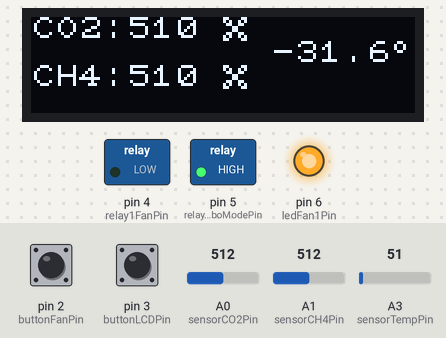
The program below on a simulated Arduino Uno, built with avr-gcc and run on an emulated ATmega328P. On the bench: 128×32 one-colour display, switched loads named in the program (green lamp = pin HIGH), output pins drawn as LEDs (lit = HIGH). Inputs (shaded band) come from the test bench; at power-on: pin 2 (buttonFanPin) LOW, pin 3 (buttonLCDPin) LOW, A0 (sensorCO2Pin) = 512, A1 (sensorCH4Pin) = 512, A3 (sensorTempPin) = 51.

Above: at 4.6 s.
4.7 s: pin 2 (buttonFanPin) pulled HIGH for 0.15 s
At 5.6 s:
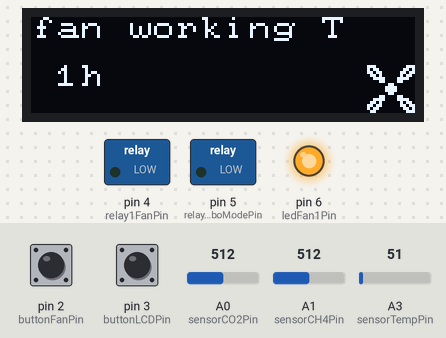
7.8 s: pin 3 (buttonLCDPin) pulled HIGH for 0.15 s
At 8.7 s:
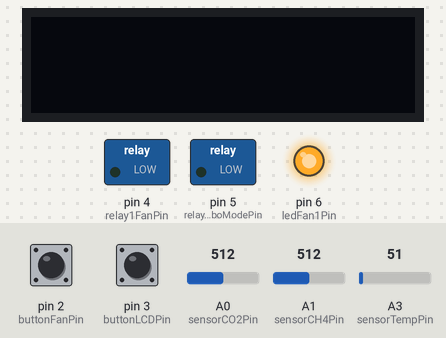
9.4 s: pin 3 (buttonLCDPin) pulled HIGH for 1 s
At 10.6 s:
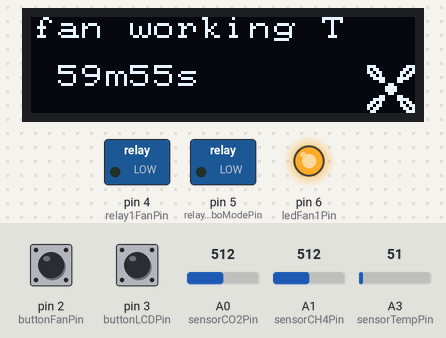
11.9 s: pin 2 (buttonFanPin) pulled HIGH for 1 s
At 12.13 s:
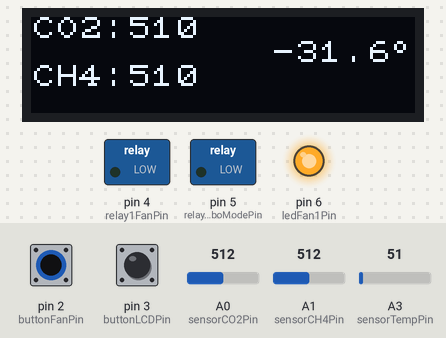
14.4 s: pin 3 (buttonLCDPin) pulled HIGH for 3.2 s
At 15.4 s:
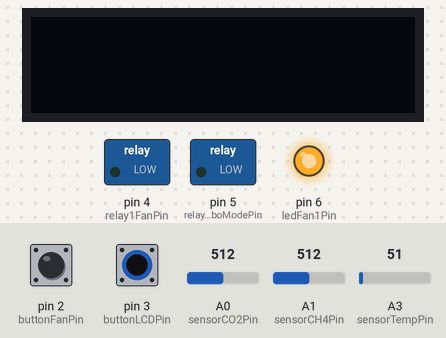
Timing chart, 0 to 17.4 s (numbered marks = the images above; inputs shaded):
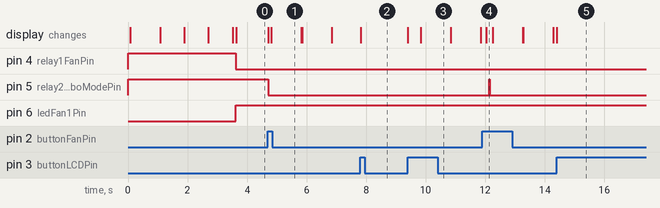

Measured:
- after the input at 4.7 s, pin 5 (relay2TurboModePin): HIGH → LOW at once; the display: first changes at once (image 1 shows a later state)
- after the input at 7.8 s, the display: changes at once (image 2)
- after the input at 9.4 s, the display: first changes at once (image 3 shows a later state)
- after the input at 11.9 s, pin 5 (relay2TurboModePin): LOW → HIGH after 0.23 s, → LOW 0.01 s later; the display: changes after 0.13 s (image 4)
- after the input at 14.4 s, the display: changes at once (image 5)

The program:

main.cpp
```cpp
#include <Arduino.h>
#include <U8x8lib.h>
#include "../lib/icons/Icons.h"
#include "../lib/SteinhartHartEquation/SteinhartHartEquation.h"

//User variables:
const int loopEvery = 2000;                                                         //<-- set time to read the value every (in miliseconds)
const int gasValueCO2 = 120;                                                       // <-- set this when to clear the air
const int gasValueCH4 = 340;                                                       // <-- set this when to clear the air
const unsigned long int fanManualWorkTime = (unsigned long int)1000 * 60 * 60;    // set manual fan working time
const unsigned long int fanTurboModeWorkTime = (unsigned long int)1000 * 60 * 35;  // set fan on turbo mode working time, should be less tan fanManualWorkTime!
                                                                                   // ex.: fanManualWorkTime=60min & fanTurboModeWorkTime=45min, then the fan will work 15mins in turbo mode,the it'll switch to low speed
const unsigned long int fanAutomaticWorkTime = (unsigned long int)1000 * 60 * 30; // set automatic fan working time
const unsigned long debounceIgnore = 150;                                          // If button press come faster than 50ms ("this variable"), assume it's a bounce and ignore

//machines variables:
const int sensorCO2Pin = A0;
const int sensorCH4Pin = A1;
const int sensorTempPin = A3;
float sensorTempVin = 5;                //Volts (Voltage of the microcontoroller)
float sensorTempLoadResistance = 10000; //Ohms
const int relay1FanPin = 4;
const int relay2TurboModePin = 5;
const int ledFan1Pin = 6;
const int buttonLCDPin = 3;
const int buttonFanPin = 2;
const byte ON = LOW;
const byte OFF = HIGH;
///calculation variables:
int sensorCO2Read;
int sensorCH4Read;
float sensorTempRead;
float sensorTempValue;
String previouseSensorCO2Value;
String previouseSensorCH4Value;
String previouseSensorTempValue;
uint8_t rowCO2 = 0;
uint8_t rowCH4 = 2;
uint8_t rowTemp = 1;
const int column = 8;
//state variables:
volatile byte LCDState = HIGH;
volatile byte fanState = LOW;
// time calculation variables:
unsigned long int currentMillis = 0;
unsigned long int loopEveryPreviouseMillis = 0;
unsigned long int delayByMillisPreviouse = 0;
//LCD declaration section
U8X8_SSD1306_128X32_UNIVISION_SW_I2C u8x8(/* clock=A5*/ 19, /* data=A4*/ 18);

//**initialize to count the Steinhart–Hart equations coefficients:
//** values taken from "NTC Thermistors - Murata" datasheet page:15,
//** for a NTC MF52-series 103-type 10kOhm Thermistor (Proteus device code: NCP21XV103)
SteinhartHartEquation sensorTemp(/*T1*/ 5, /*R1*/ 25194, /*T2*/ 25, /*R2*/ 10000, /*T3*/ 45, /*R3*/ 4401);

//function declaration section
void debounce(void (*)(), unsigned long debounceIgnore);
void readButtons();
void toggleStateLCD();
void toggleStateFan();
void handleFan();
void turnOnOffLCD();
bool isLoopTime();
bool isDelayTime(unsigned long int delayByMillis);
void printValuesOnLCD();
void clearValuesOnLCD();
String getHoursMinsSecs(int seconds);
void showWhoTrigerredFan(bool printIt);
float getResistance(float ADCread, float Vin, float R_load);

void setup()
{
  pinMode(sensorCO2Pin, INPUT);
  pinMode(sensorCH4Pin, INPUT);
  pinMode(sensorTempPin, INPUT);
  pinMode(relay1FanPin, OUTPUT);
  pinMode(relay2TurboModePin, OUTPUT);
  pinMode(ledFan1Pin, OUTPUT);
  //momentary buttons
  pinMode(buttonLCDPin, INPUT);
  pinMode(buttonFanPin, INPUT);
  //set initial output pins state
  digitalWrite(relay1FanPin, OFF);
  digitalWrite(relay2TurboModePin, OFF);
  digitalWrite(ledFan1Pin, LOW);
  // set up the LCD:
  u8x8.begin();
  u8x8.setPowerSave(0);
  // Print a welcome message on the LCD.
  u8x8.setFont(u8x8_font_pxplusibmcgathin_f);
  u8x8.print("Studios 83");
  u8x8.drawTile(1, 2, 1, Icons::house);
  delay(1000);
  for (uint8_t i = 10; i < 13; i++)
  {
    u8x8.setCursor(i, 0);
    u8x8.print(".");
    delay(800);
  }
}

void loop()
{
  currentMillis = millis();
  if (currentMillis < loopEvery + 2027)
  {                                        // this code line is just to display that the machine works when it stats for the first time
    u8x8.drawTile(15, 4, 1, Icons::house); // "2027" is a variable I've got when simulating (experimental principal)
  }
  readButtons();
  turnOnOffLCD();

  if (fanState)
  {
    handleFan();
  }

  if (isLoopTime())
  {
    sensorCO2Read = analogRead(sensorCO2Pin);
    sensorCO2Read = floor(sensorCO2Read / 10) * 10;
    sensorCH4Read = analogRead(sensorCH4Pin);
    sensorCH4Read = floor(sensorCH4Read / 10) * 10;
    sensorTempRead = analogRead(sensorTempPin);
    float sensorTempResistance = getResistance(sensorTempRead, sensorTempVin, sensorTempLoadResistance);
    sensorTempValue = sensorTemp.getTempCelsius(sensorTempResistance);

    clearValuesOnLCD();
    printValuesOnLCD();

    if (sensorCO2Read >= gasValueCO2 || sensorCH4Read >= gasValueCH4)
    {
      digitalWrite(relay1FanPin, ON);
      digitalWrite(relay2TurboModePin, OFF);
      digitalWrite(ledFan1Pin, HIGH);

      showWhoTrigerredFan(true);
      delayByMillisPreviouse = 0;
      unsigned long int timeCounter = fanAutomaticWorkTime;
      while (timeCounter > 0 && !fanState)
      {
        readButtons();
        turnOnOffLCD();
        if (isDelayTime(1))
        {
          timeCounter--;
        }
      }
      showWhoTrigerredFan(false);
    }
    else
    {
      digitalWrite(relay1FanPin, OFF);
      digitalWrite(relay2TurboModePin, OFF);
      digitalWrite(ledFan1Pin, LOW);
    }

    previouseSensorCO2Value = (String)sensorCO2Read;
    previouseSensorCH4Value = (String)sensorCH4Read;
    previouseSensorTempValue = (String)sensorTempValue;
  } //if isLoopTime();
} //main loop

//time calculation functions
bool isLoopTime()
{
  bool result = currentMillis - loopEveryPreviouseMillis >= loopEvery;
  if (result)
  {
    loopEveryPreviouseMillis = currentMillis;
  }
  return result;
}
bool isDelayTime(unsigned long int delayByMillis)
{
  currentMillis = millis();
  bool result = (currentMillis - delayByMillisPreviouse >= delayByMillis) || (currentMillis < delayByMillis);
  if (result)
  {
    delayByMillisPreviouse = currentMillis;
  }
  return result;
}

//state toggle functions
void toggleStateLCD()
{
  LCDState = !LCDState;
}
void toggleStateFan()
{
  fanState = !fanState;
}
void debounce(void (*handleStateFun)(), unsigned long debounceIgnore)
{
  static unsigned long last_interrupt_time = 0;
  unsigned long interrupt_time = millis();
  if (interrupt_time - last_interrupt_time > debounceIgnore)
  {
    (*handleStateFun)();
  }
  last_interrupt_time = interrupt_time;
}
void readButtons()
{
  if (digitalRead(buttonLCDPin) == HIGH)
  {
    debounce(toggleStateLCD, debounceIgnore);
  }
  if (digitalRead(buttonFanPin) == HIGH)
  {
    debounce(toggleStateFan, debounceIgnore);
  }
}

// action handling functions
void handleFan()
{
  digitalWrite(relay1FanPin, ON);
  digitalWrite(relay2TurboModePin, ON);
  digitalWrite(ledFan1Pin, HIGH);

  int timeCounter = (int)round(fanManualWorkTime / 1000);
  u8x8.clearDisplay();
  u8x8.setCursor(0, 0);
  u8x8.print("fan working T");
  u8x8.drawTile(14, 2, 2, Icons::ventilator16x16_1of2);
  u8x8.drawTile(14, 3, 2, Icons::ventilator16x16_2of2);
  u8x8.setCursor(1, 2);
  u8x8.print(getHoursMinsSecs(timeCounter));
  delayByMillisPreviouse = 0;
  while (timeCounter >= 0 && fanState)
  {
    if (isDelayTime(1000))
    {
      u8x8.setCursor(1, 2);
      u8x8.print(getHoursMinsSecs(timeCounter));
      if (timeCounter < 10000)
      {
        u8x8.print("    ");
      }
      timeCounter--;
    }
    if (timeCounter <= (int)round(fanTurboModeWorkTime / 1000))
    {
      digitalWrite(relay2TurboModePin, OFF);

      u8x8.setCursor(0, 0);
      u8x8.print("fan working  ");
    }
    readButtons();
    turnOnOffLCD();
  }
  u8x8.clearDisplay();
  printValuesOnLCD();
  fanState = LOW;
}

void turnOnOffLCD()
{
  u8x8.setPowerSave(!LCDState);
}

void printValuesOnLCD()
{
  //print CO2 sensor value on LCD
  u8x8.setCursor(0, rowCO2);
  u8x8.print("CO2:");
  u8x8.setCursor(4, rowCO2);

  u8x8.print(sensorCO2Read);
  //print CH4 sensor value on LCD
  u8x8.setCursor(0, rowCH4);
  u8x8.print("CH4:");
  u8x8.setCursor(4, rowCH4);
  u8x8.print(sensorCH4Read);
  //print "temp" value on LCD
  u8x8.setCursor(10, rowTemp);
  String strg = String(sensorTempValue, 1) + (char)0xB0 + "C";
  u8x8.print(strg);
}

void clearValuesOnLCD()
{
  //clears the screen if length of values changed
  String strSensorCO2Value = (String)sensorCO2Read;
  String strSensorCH4Value = (String)sensorCH4Read;
  String strSensorTempValue = (String)sensorTempValue;
  if (previouseSensorCO2Value.length() != strSensorCO2Value.length() ||
      previouseSensorCH4Value.length() != strSensorCH4Value.length() ||
      previouseSensorTempValue.length() != strSensorTempValue.length())
  {
    u8x8.clearDisplay();
  }
}
String getHoursMinsSecs(int seconds)
{
  int hoursRemaining = seconds / 3600;
  int minutesRemaining = (seconds % 3600) / 60;
  int secondsRemaining = seconds % 60;

  return (hoursRemaining != 0 ? (String)hoursRemaining + "h " : "") + (minutesRemaining != 0 ? (String)minutesRemaining + "m" : "") + (secondsRemaining != 0 ? (String)secondsRemaining + "s" : "");
};

void showWhoTrigerredFan(bool printIt)
{
  if (printIt)
  {
    if (sensorCO2Read >= gasValueCO2)
    {
      u8x8.drawTile(column, rowCO2, 1, Icons::ventilator8x8);
    }
    if (sensorCH4Read >= gasValueCH4)
    {
      u8x8.drawTile(column, rowCH4, 1, Icons::ventilator8x8);
    }
  }
  if (!printIt)
  {
    u8x8.drawString(column, rowCO2, " ");
    u8x8.drawString(column, rowCH4, " ");
  }
}

float getResistance(float ADCread, float Vin, float R_load)
{
  float Vout = (ADCread * Vin) / 1024;
  return R_load * ((Vin / Vout) - 1);
};
```
